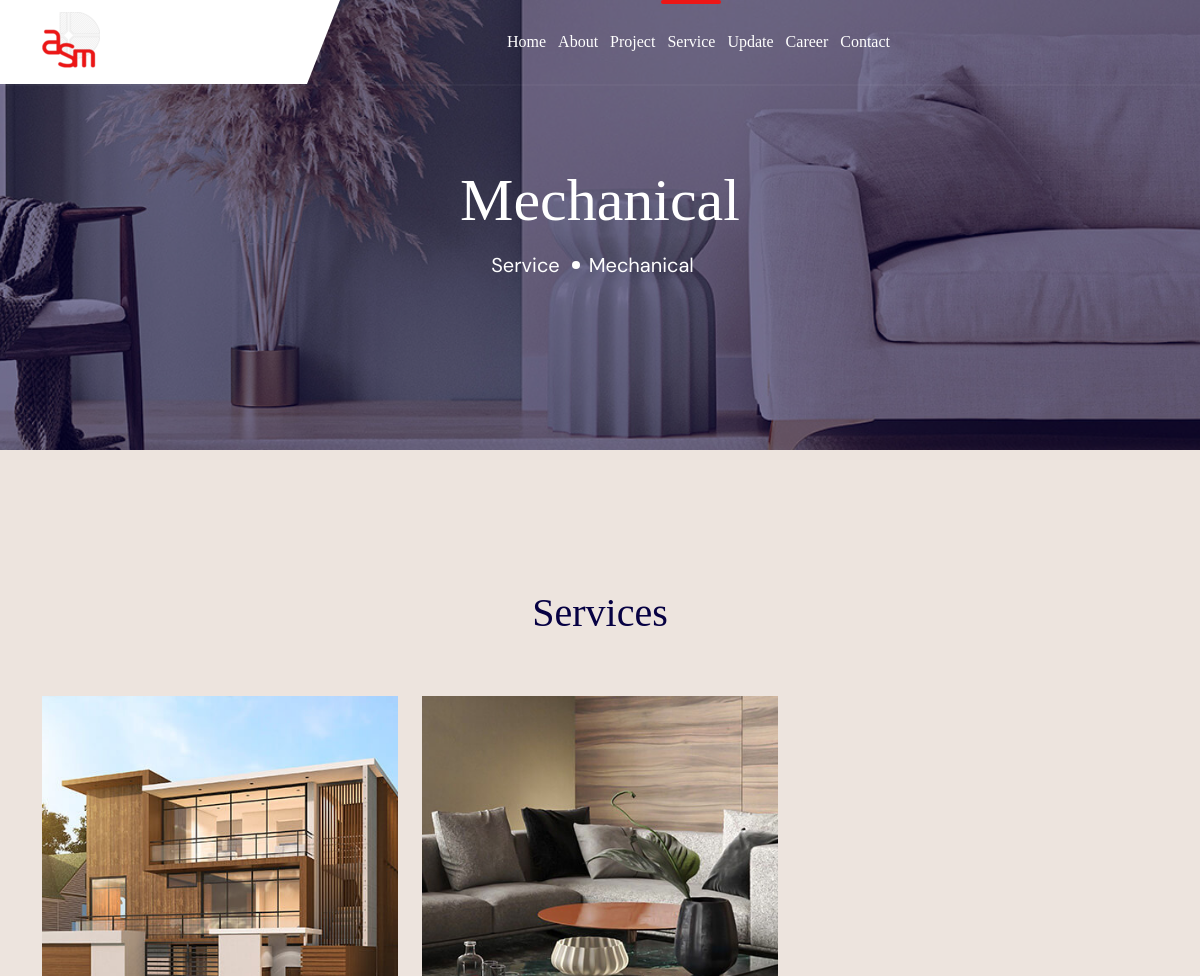
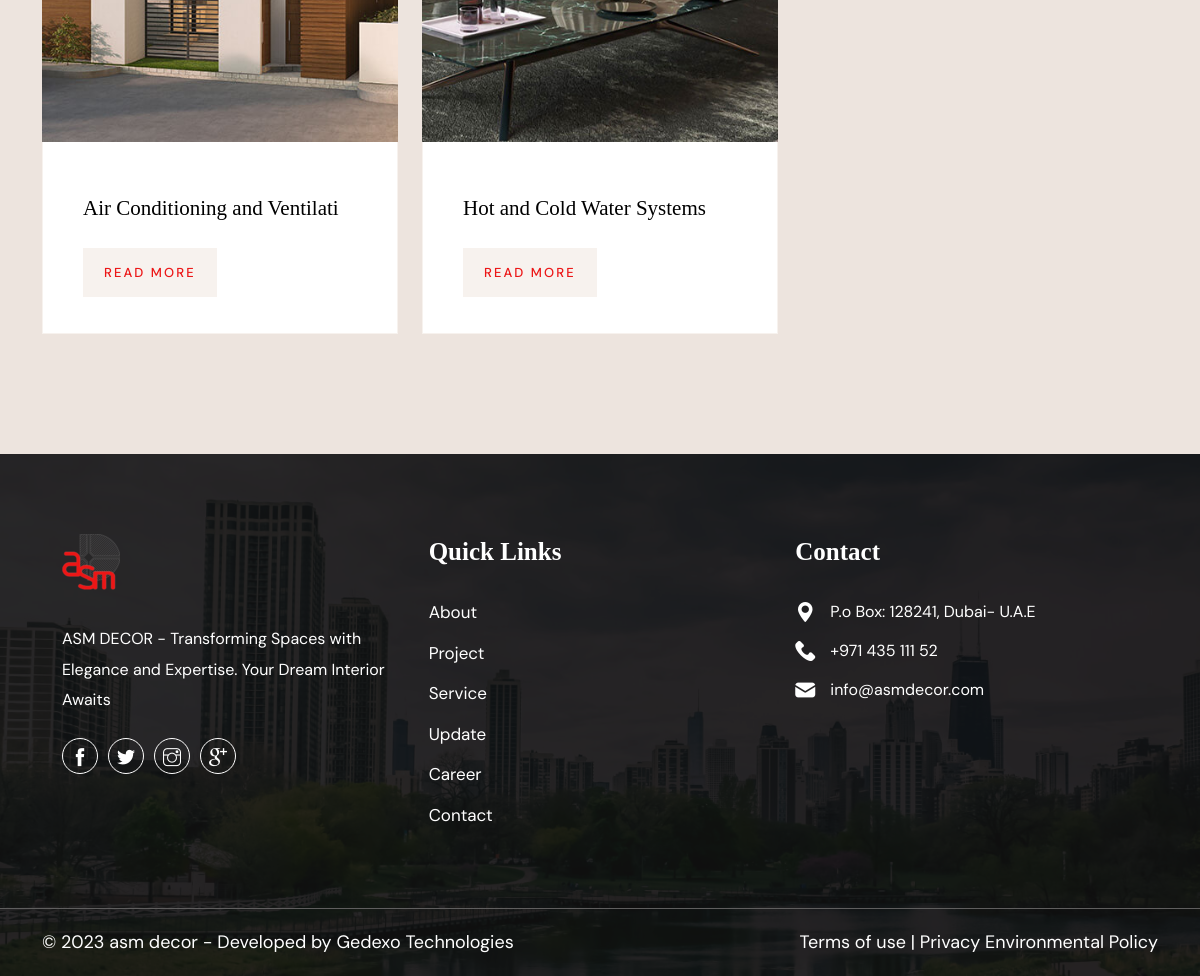
The app's page /services/mechanical/ with its own data (2 pictures, top to bottom).
### web/models.py (models this page shows, shortened)
class ServiceCategory(models.Model):
    name=models.CharField(max_length=30)
    icon=models.ImageField()
    description=models.TextField()
    slug = models.SlugField(max_length=100, unique=True)
    def __str__(self):
        return self.name

class Service (models.Model):
    category=models.ForeignKey("web.ServiceCategory",on_delete=models.CASCADE)
    title=models.CharField(max_length=30)
    image=models.ImageField(upload_to='service')
    description=HTMLField()
    slug = models.SlugField(unique=True, max_length=100, blank=True, null=True)

### web/views.py (the view)
# urls.py: path("services/<slug:category_slug>/", views.ServiceSingleView.as_view(), name="service-single"),
class ServiceSingleView(TemplateView):
    template_name="web/service-single.html"
    def get_context_data(self, **kwargs):
        context = super().get_context_data(**kwargs)
        category_slug = self.kwargs['category_slug']
        category = get_object_or_404(ServiceCategory, slug=category_slug)
        context["category"] = category
        context["services"] = Service.objects.filter(category=category)
        context["is_service"] = True
        return context

### templates/web/service-single.html (shortened to what this page needs)
{% extends "web/base.html" %}
{% load static %}
{% block content %}
        <section class="wpo-page-title">
            <div class="container">
                <div class="row">
                    <div class="col col-xs-12">
                        <div class="wpo-breadcumb-wrap">
                            <h2>{{category}}</h2>
                            <ol class="wpo-breadcumb-wrap">
                                <li><a href="{% url 'web:service' %}">Service</a></li>
                                <li>{{category}}</li>
                            </ol>
                        </div>
                    </div>
                </div>
            </div>
        </section>
        <section class="wpo-blog-section section-padding">
            <div class="container">
                <div class="row justify-content-center">
                    <div class="col-lg-6">
                        <div class="wpo-section-title">
                            <h2>Services</h2>
                        </div>
                    </div>
                </div>
                <div class="blog-wrapper">
                    <div class="row wpo-blog gutter-y">
                        {% for service in services %}
                        <div class="blog-single col-lg-4 col-md-6 col-12">
                            <div class="images">
                                <img src="{{ service.image.url }}" alt="">
                            </div>
                            <div class="text services">
                                <h2>{{service.title}}</h2>
                                <a href="{% url "web:service-detail" service.slug %}">READ MORE</a>
                            </div>
                        </div>
                        {% endfor %}
                    </div>
                </div>
            </div>
        </section>
{% endblock %}

### static/web/assets/css/custom.css (style rules this page uses)
.wpo-blog-section .blog-wrapper .blog-single .text.services { padding: 40px 40px 50px; background-color: #ffffff; }
.gutter-y { --bs-gutter-y: 1.5rem; }

### records on screen
ServiceCategory: name "Mechanical"
Service: image (picture), title "Air Conditioning and Ventilati"
Service: image (picture), title "Hot and Cold Water Systems"
